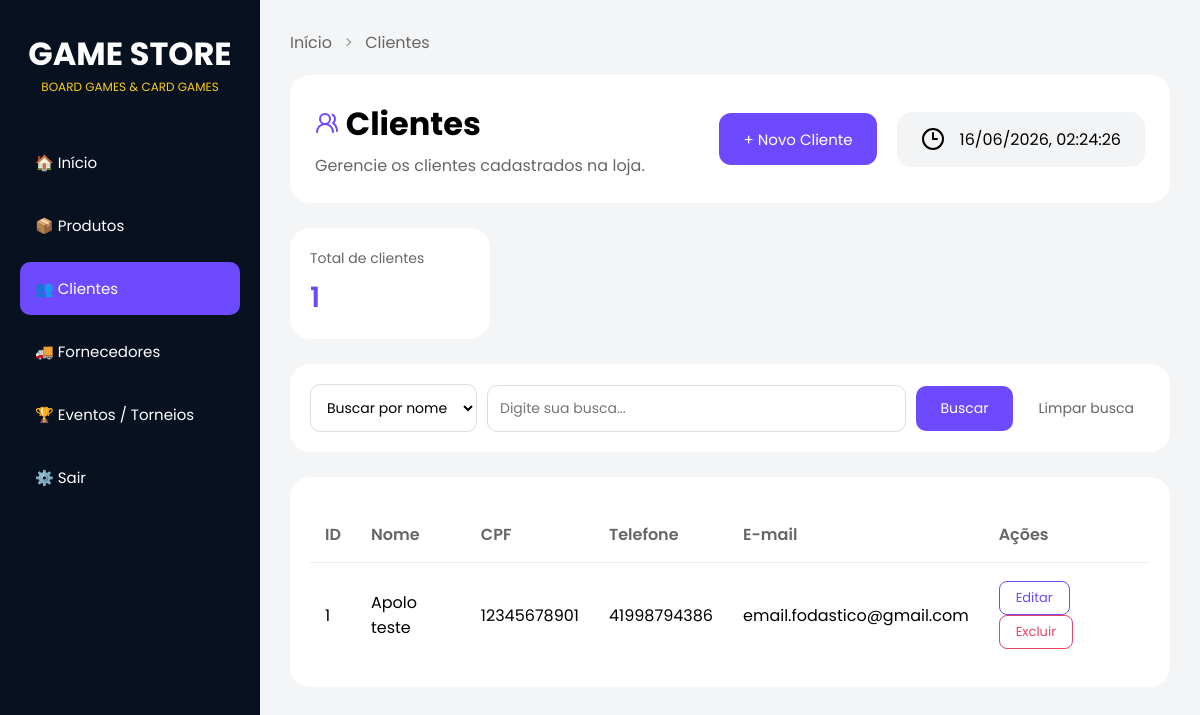
Before: /clientes with the older database file.
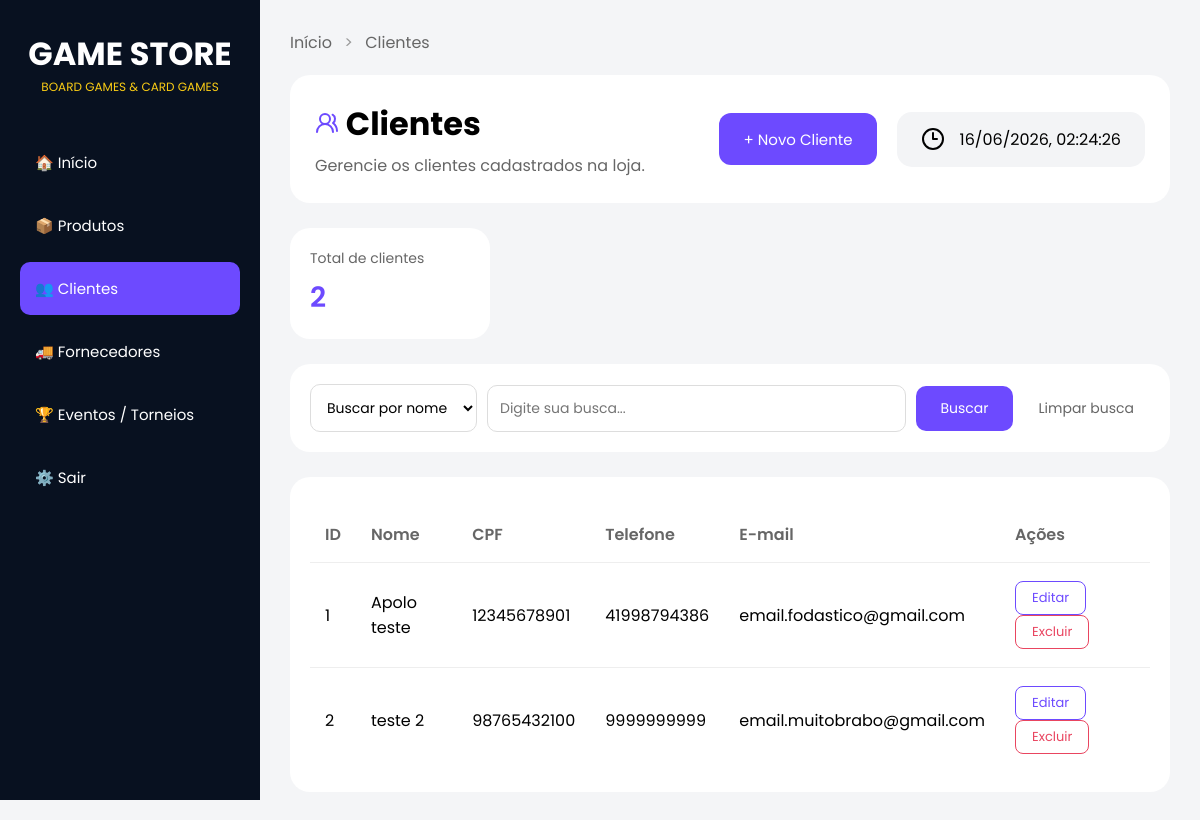
After: the same page with the newer database file.
### tables this page shows
CREATE TABLE clientes(
            id INTEGER NOT NULL PRIMARY KEY AUTOINCREMENT,
            nome TEXT NOT NULL, 
            cpf TEXT NOT NULL UNIQUE,
            telefone TEXT NOT NULL,
            email TEXT NOT NULL UNIQUE
        );

### routes.py (the view)
@app.route("/clientes")
def clientes():
    criar_tabela_clientes()
    lista = listar_clientes()
    return render_template(
        "clientes.html",
        clientes = lista,
        total_clientes = len(lista),
        modo="criar"
    )

### database.py (called while the page is built)
def conectar():
    return sqlite3.connect(CAMINHO_BANCO)

### modules/clientes.py (called while the page is built)
def criar_tabela_clientes():
    conexao = conectar()
    cursor = conexao.cursor()
    cursor.execute("""
        CREATE TABLE IF NOT EXISTS clientes(
            id INTEGER NOT NULL PRIMARY KEY AUTOINCREMENT,
            nome TEXT NOT NULL,
            cpf TEXT NOT NULL UNIQUE,
            telefone TEXT NOT NULL,
            email TEXT NOT NULL UNIQUE
        )""")
    conexao.commit() #salvar as alteracoes
    conexao.close()

def listar_clientes():
    conexao = conectar()
    cursor = conexao.cursor()
    cursor.execute("""SELECT * FROM clientes""")
    resultado = cursor.fetchall()
    conexao.close()
    return resultado

### templates/clientes.html (shortened to what this page needs)
<!DOCTYPE html>
<html lang="pt-BR">
<head>
  <link rel="stylesheet" href="{{ url_for('static', filename='clientes.css' ) }}" />
<body>
  <div class="sidebar">
    <div class="logo">
      <h1>GAME STORE</h1>
      <p>BOARD GAMES & CARD GAMES</p>
    </div>
    <div class="menu">
      <a href="/">🏠 Início</a>
      <a href="/produtos">📦 Produtos</a>
      <a href="/clientes" class="active">👥 Clientes</a>
      <a href="/fornecedores">🚚 Fornecedores</a>
      <a href="/eventos">🏆 Eventos / Torneios</a>
      <a href="#">⚙️ Sair</a>
    </div>
  </div>
  <div class="main">
    <div class="breadcrumb">
      <a href="/">Início</a>
      <span>></span>
      <a href="/clientes">Clientes</a>
    </div>
    <div class="topo">
      <div class="titulo-subt">
        <h1> <i data-lucide="users-round" class="lucide-customer"></i> Clientes</h1>
        <p>Gerencie os clientes cadastrados na loja.</p>
      </div>
      <button class="btn-novo" onclick="mostrarFormulario()">+ Novo Cliente</button>
      <div class="data">
        <i data-lucide="clock-3"></i>
        <time id="data-hora" class="data-textos"></time>
      </div>
    </div>
    <div class="card-resumo">
      <div class="resumo-item">
        <span class="resumo-label">Total de clientes</span>
        <strong class="resumo-valor">{{ total_clientes }}</strong>
      </div>
    </div>
    <div class="card-busca">
      <form action="/clientes/buscar" method="POST">
        <select name="tipo_busca">
          <option value="nome">Buscar por nome</option>
        </select>
        <input type="text" name="termo" placeholder="Digite sua busca..." required />
        <button type="submit" class="btn-buscar">Buscar</button>
        <a href="/clientes" class="btn-limpar">Limpar busca</a>
      </form>
    </div>
    <div class="card-tabela">
      <table>
        <thead>
          <tr>
            <th>ID</th>
            <th>Nome</th>
            <th>CPF</th>
            <th>Telefone</th>
            <th>E-mail</th>
            <th>Ações</th>
          </tr>
        </thead>
        <tbody>
          {% for cliente in clientes %}
          <tr>
            <td>{{ cliente[0] }}</td>
            <td>{{ cliente[1] }}</td>
            <td>{{ cliente[2] }}</td>
            <td>{{ cliente[3] }}</td>
            <td>{{ cliente[4] }}</td>
            <td>
              <form action="/clientes/editar/{{ cliente[0] }}" method="GET" style="display:inline;">
                <button type="submit" class="btn-editar">Editar</button>
              </form>
              <form action="/clientes/excluir/{{ cliente[0] }}" method="POST" style="display:inline;">
                <button type="submit" class="btn-excluir">Excluir</button>
              </form>
            </td>
          </tr>
          {% endfor %}
        </tbody>
      </table>
    </div>
  </div>
</body>
</html>

Changed rows visible on the page:
added clientes: id "2", nome "teste 2", cpf "98765432100", telefone "9999999999", email "email.muitobrabo@gmail.com"
Other visible differences:
{{ total_clientes }}: "1" → "2"
